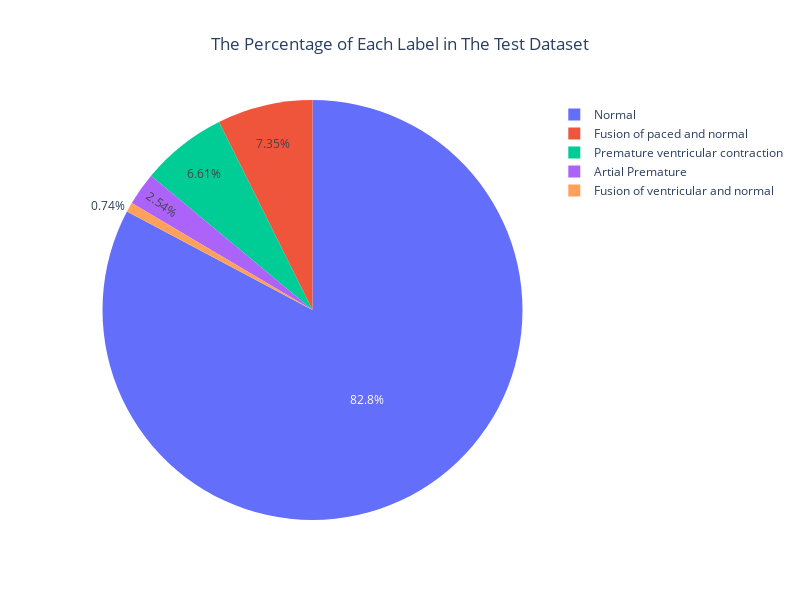

The cell this chart's notebook holds for it:
### Code cell
# See the number of each class in test dataset
value_counts_test = test_data.iloc[:,-1].value_counts().rename(labels)

pie_fig = px.pie(names=value_counts_test.index, values=value_counts_test.values,
                 title="The Percentage of Each Label in The Test Dataset")

pie_fig.update_layout(title_x=0.5, width=800, height=600)
pie_fig.show()

### Figure 1 — Plotly figure (JSON) as saved in the notebook; plotly's stock layout.template omitted (floating-point values rounded to 4 significant figures)
{"data": [{"domain": {"x": [0, 1], "y": [0, 1]}, "hovertemplate": "label=%{label}<br>value=%{value}<extra></extra>", "labels": ["Normal", "Fusion of paced and normal", "Premature ventricular contraction", "Artial Premature", "Fusion of ventricular and normal"], "legendgroup": "", "name": "", "showlegend": true, "type": "pie", "values": [18118, 1608, 1448, 556, 162]}], "layout": {"height": 600, "legend": {"tracegroupgap": 0}, "title": {"text": "The Percentage of Each Label in The Test Dataset", "x": 0.5}, "width": 800}}
